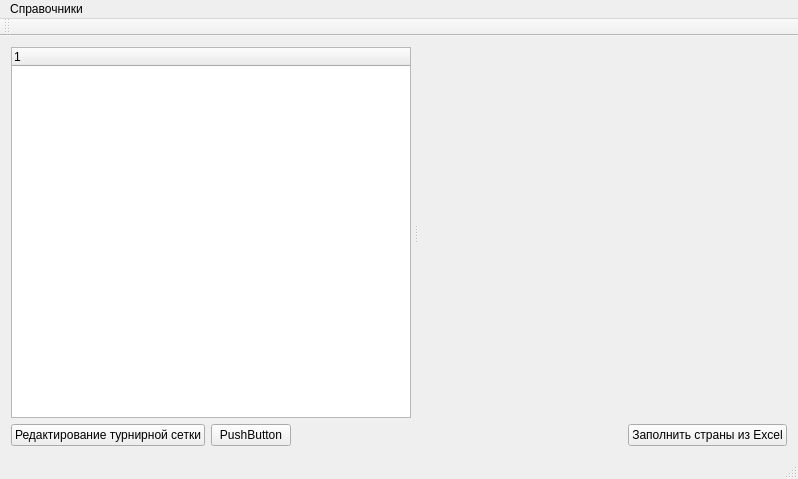
<?xml version="1.0" encoding="UTF-8"?>
<ui version="4.0">
 <class>MainWindow</class>
 <widget class="QMainWindow" name="MainWindow">
  <property name="geometry">
   <rect>
    <x>0</x>
    <y>0</y>
    <width>798</width>
    <height>479</height>
   </rect>
  </property>
  <property name="windowTitle">
   <string>MainWindow</string>
  </property>
  <widget class="QWidget" name="centralWidget">
   <layout class="QVBoxLayout" name="verticalLayout_2">
    <item>
     <widget class="QSplitter" name="splitter">
      <property name="sizePolicy">
       <sizepolicy hsizetype="Expanding" vsizetype="Expanding">
        <horstretch>0</horstretch>
        <verstretch>0</verstretch>
       </sizepolicy>
      </property>
      <property name="lineWidth">
       <number>1</number>
      </property>
      <property name="midLineWidth">
       <number>1</number>
      </property>
      <property name="orientation">
       <enum>Qt::Horizontal</enum>
      </property>
      <property name="opaqueResize">
       <bool>true</bool>
      </property>
      <property name="handleWidth">
       <number>10</number>
      </property>
      <widget class="QTreeWidget" name="tournamentTreeWidget">
       <property name="sizePolicy">
        <sizepolicy hsizetype="Preferred" vsizetype="Expanding">
         <horstretch>0</horstretch>
         <verstretch>0</verstretch>
        </sizepolicy>
       </property>
       <property name="maximumSize">
        <size>
         <width>400</width>
         <height>16777215</height>
        </size>
       </property>
       <property name="alternatingRowColors">
        <bool>false</bool>
       </property>
       <property name="indentation">
        <number>10</number>
       </property>
       <property name="animated">
        <bool>true</bool>
       </property>
       <attribute name="headerCascadingSectionResizes">
        <bool>true</bool>
       </attribute>
       <attribute name="headerStretchLastSection">
        <bool>true</bool>
       </attribute>
       <column>
        <property name="text">
         <string notr="true">1</string>
        </property>
       </column>
      </widget>
      <widget class="QStackedWidget" name="stackedWidget">
       <property name="minimumSize">
        <size>
         <width>200</width>
         <height>0</height>
        </size>
       </property>
       <property name="currentIndex">
        <number>0</number>
       </property>
       <widget class="QWidget" name="generalPage">
        <property name="minimumSize">
         <size>
          <width>200</width>
          <height>0</height>
         </size>
        </property>
       </widget>
       <widget class="QWidget" name="ordersPage">
        <property name="minimumSize">
         <size>
          <width>200</width>
          <height>0</height>
         </size>
        </property>
        <layout class="QGridLayout" name="gridLayout_2">
         <item row="3" column="0">
          <widget class="QPushButton" name="createTournamentCategoriesBtn">
           <property name="text">
            <string>Категории турнира</string>
           </property>
          </widget>
         </item>
         <item row="1" column="0">
          <widget class="QLabel" name="tournamentUidLabel">
           <property name="text">
            <string>TextLabel</string>
           </property>
          </widget>
         </item>
         <item row="5" column="0">
          <spacer name="verticalSpacer">
           <property name="orientation">
            <enum>Qt::Vertical</enum>
           </property>
           <property name="sizeHint" stdset="0">
            <size>
             <width>20</width>
             <height>40</height>
            </size>
           </property>
          </spacer>
         </item>
         <item row="0" column="0">
          <widget class="QLabel" name="tournamentLabel">
           <property name="font">
            <font>
             <pointsize>14</pointsize>
             <weight>50</weight>
             <bold>false</bold>
            </font>
           </property>
           <property name="text">
            <string>Турнир</string>
           </property>
          </widget>
         </item>
         <item row="2" column="0">
          <spacer name="verticalSpacer_2">
           <property name="orientation">
            <enum>Qt::Vertical</enum>
           </property>
           <property name="sizeHint" stdset="0">
            <size>
             <width>20</width>
             <height>40</height>
            </size>
           </property>
          </spacer>
         </item>
         <item row="4" column="0">
          <widget class="QPushButton" name="createOrdersBtn">
           <property name="sizePolicy">
            <sizepolicy hsizetype="Minimum" vsizetype="Fixed">
             <horstretch>0</horstretch>
             <verstretch>0</verstretch>
            </sizepolicy>
           </property>
           <property name="text">
            <string>Заявки</string>
           </property>
          </widget>
         </item>
        </layout>
       </widget>
      </widget>
     </widget>
    </item>
    <item>
     <layout class="QHBoxLayout" name="horizontalLayout">
      <item>
       <widget class="QPushButton" name="pushButton">
        <property name="text">
         <string>Редактирование турнирной сетки</string>
        </property>
       </widget>
      </item>
      <item>
       <widget class="QPushButton" name="pushButton_2">
        <property name="text">
         <string>PushButton</string>
        </property>
       </widget>
      </item>
      <item>
       <spacer name="horizontalSpacer">
        <property name="orientation">
         <enum>Qt::Horizontal</enum>
        </property>
        <property name="sizeHint" stdset="0">
         <size>
          <width>40</width>
          <height>20</height>
         </size>
        </property>
       </spacer>
      </item>
      <item>
       <widget class="QPushButton" name="btnExcel">
        <property name="text">
         <string>Заполнить страны из Excel</string>
        </property>
       </widget>
      </item>
     </layout>
    </item>
   </layout>
  </widget>
  <widget class="QMenuBar" name="menuBar">
   <property name="geometry">
    <rect>
     <x>0</x>
     <y>0</y>
     <width>798</width>
     <height>21</height>
    </rect>
   </property>
   <widget class="QMenu" name="handbookMenu">
    <property name="title">
     <string>Справочники</string>
    </property>
    <addaction name="countryAction"/>
    <addaction name="regionAction"/>
    <addaction name="ateAction"/>
    <addaction name="sexAction"/>
    <addaction name="typeAction"/>
    <addaction name="sportCategoryAction"/>
    <addaction name="separator"/>
    <addaction name="tournamentAction"/>
    <addaction name="tournamentCategoryAction"/>
    <addaction name="separator"/>
    <addaction name="clubAction"/>
    <addaction name="coachAction"/>
    <addaction name="separator"/>
    <addaction name="separator"/>
    <addaction name="orderAction"/>
   </widget>
   <addaction name="handbookMenu"/>
  </widget>
  <widget class="QToolBar" name="mainToolBar">
   <attribute name="toolBarArea">
    <enum>TopToolBarArea</enum>
   </attribute>
   <attribute name="toolBarBreak">
    <bool>false</bool>
   </attribute>
  </widget>
  <widget class="QStatusBar" name="statusBar"/>
  <action name="countryAction">
   <property name="text">
    <string>Страны</string>
   </property>
  </action>
  <action name="regionAction">
   <property name="text">
    <string>Регионы</string>
   </property>
  </action>
  <action name="ateAction">
   <property name="text">
    <string>АТЕ</string>
   </property>
  </action>
  <action name="sexAction">
   <property name="text">
    <string>Пол</string>
   </property>
  </action>
  <action name="typeAction">
   <property name="text">
    <string>Разделы</string>
   </property>
  </action>
  <action name="sportCategoryAction">
   <property name="text">
    <string>Спортивные разряды</string>
   </property>
  </action>
  <action name="tournamentAction">
   <property name="text">
    <string>Турниры</string>
   </property>
  </action>
  <action name="tournamentCategoryAction">
   <property name="text">
    <string>Категории турниров</string>
   </property>
  </action>
  <action name="clubAction">
   <property name="text">
    <string>Клубы</string>
   </property>
  </action>
  <action name="coachAction">
   <property name="text">
    <string>Тренерский состав</string>
   </property>
  </action>
  <action name="orderAction">
   <property name="text">
    <string>Заявки</string>
   </property>
  </action>
 </widget>
 <layoutdefault spacing="6" margin="11"/>
 <resources/>
 <connections/>
</ui>
